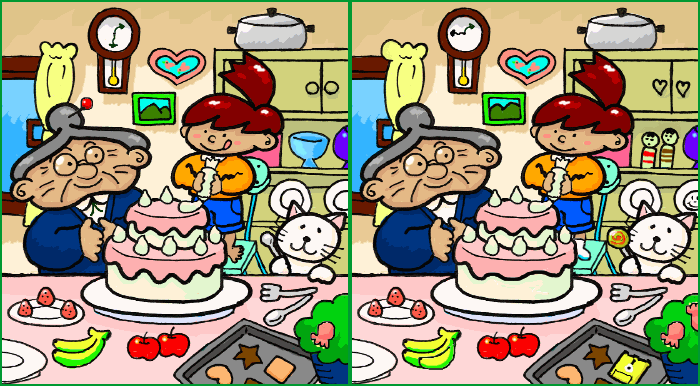
%> input picture image/spot_the_difference.png, 700 x 386 px
$ octave Tu2_find_difference_v2.m   (GNU Octave 9; MATLAB toolbox functions it lacks are replaced by stand-ins)
%> lines starting %> are read from the running program, lines starting %| are printed output that depends on the picture; in (x1, y1, x2, y2) boxes, pixels count from 0 and x2, y2 are one past the last pixel; in counts of white or black regions, pixels touching at a corner belong together; the program's own positions count from 1
%% Activity 2: Spot the Difference
%% 找不同
clc;close all;clear all;
f = imread('spot_the_difference.png');
%> f is the input picture: size 386x700x3 uint8; mean R, G, B 160.1, 151.1, 125.4
[M,N,D] = size(f);
%> M = 386; N = 700; D = 3
im1 = f(:,1:N/2,:);
im2 = f(:,N/2+1:end,:);
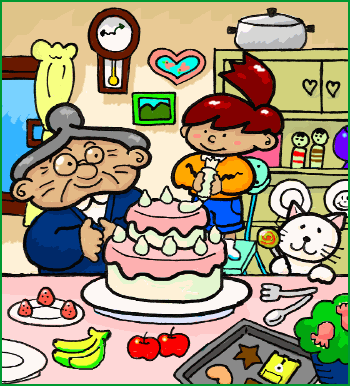
%> im2: size 386x350x3 uint8; mean R, G, B 160.6, 151.1, 124.8
% [4 lines of commented-out code are left out]

im_diff=im1-im2;
im_diff=rgb2gray(im_diff);%change into grayscale,(in range double[0,255])
%> im_diff: size 386x350 uint8
im_diff=im_diff>40;%要转换为double类型进行计算，如用uint8，可能数据溢出
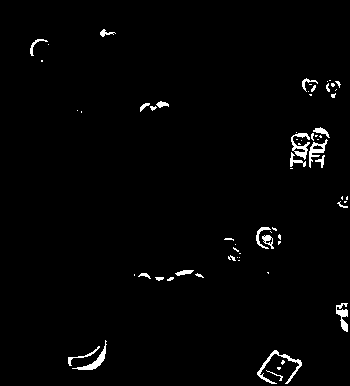
%> im_diff: size 386x350 logical; 1.7% white; 67 white regions (41 under 20 px), largest, box (x1, y1, x2, y2) and area: (257, 350, 302, 384) 288, (291, 133, 310, 160) 213, (72, 340, 107, 370) 207
im_diff=cat(3,im_diff*255,zeros(size(im_diff)),zeros(size(im_diff)));
%> im_diff: size 386x350x3 double
% 这里决定了im_diff转为rgb模式后，仅有r区有值
%Concatenate arrays,which 3 is number of dimension.
im_diff = uint8(im_diff);%change into uint8scale
%> im_diff: size 386x350x3 uint8
% im_diff = imlincomb(0.4,im1,10,im_diff,'uint8');
im_diff1 = im_diff;
im_diff = imlincomb(0.5,im1,0.5,im_diff,'uint8');
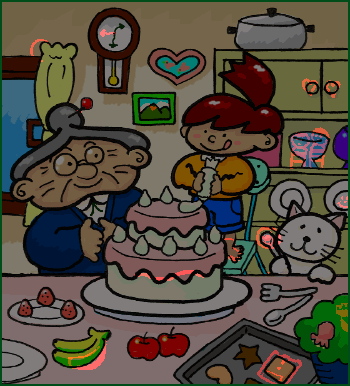
%> im_diff: size 386x350x3 uint8; mean R, G, B 82.2, 75.8, 63.3
figure;
subplot(1,3,1);imshow(im1);
subplot(1,3,2);imshow(im2);
subplot(1,3,3);imshow(im_diff)


%% 连通区域
clc;close all;clear all;
f = imread('spot_the_difference.png');
[M,N,D] = size(f);
img1 = f(:,1:N/2,:);
img2 = f(:,N/2+1:end,:);

% calculate the size
img1_size = size(img1);
%> img1_size = [386 350 3]
img2_size = size(img2);
%> img2_size = [386 350 3]

% 防止图像不匹配
if(~isequal(img1_size, img2_size))
    error('The two images must be the same size and shade of colour.');
end

% %计算图像差值
% kep_kulonbseg1 = img2 - img1;
% kep_kulonbseg2 = img1 - img2;
% %比如图像a和b，做a（3,3,2）-b（3,3，1），如果相减是个负数的话matla会自动处理为0,
% kep_kulonbseg = kep_kulonbseg1 + kep_kulonbseg2;

% 计算图像差值
im_diff = img1 - img2;
figure;imshow(im_diff)
% 转换为灰度值
gray_diff = rgb2gray(im_diff);

%使用 graythresh 计算阈值。阈值归一化至范围 [0, 1]。
treshold = graythresh(gray_diff);
%> treshold = 0.278
% treshold = 0.4;%也可以自己设定阈值
%使用阈值将图像转换为二值图像。
BW = imbinarize(gray_diff,treshold);
%> BW: size 386x350 logical; 1.4% white in thin lines or dots, all inside (x1, y1, x2, y2) = (30, 29, 348, 384)
figure;imshow(BW)
%在二值图像旁边显示原始图像。
figure;imshowpair(gray_diff,BW,'montage')
%> after `imshowpair(gray_diff,BW,'montage')`:
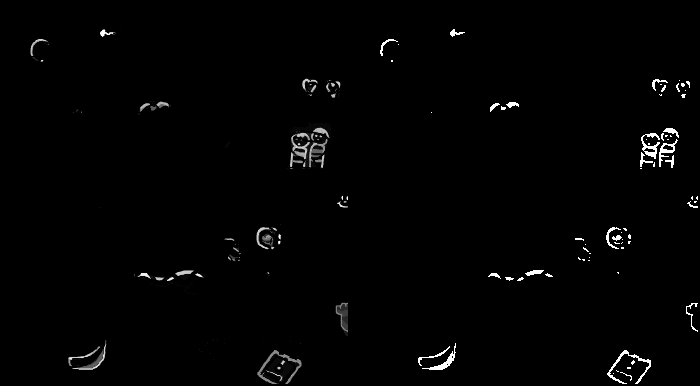
%> displayed picture: size 386x700, on the screen's scale of 0 to 255; min 0, max 255, mean 3

%用imdilate函数对二值图进行膨胀，修正连通区域。
BW_inflation= imdilate(BW,strel('disk',7));
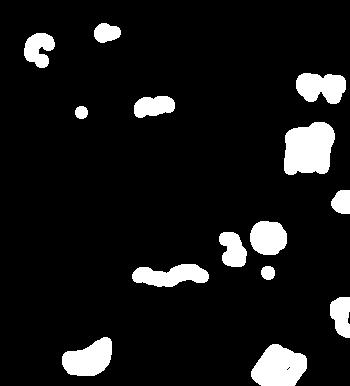
%> BW_inflation: size 386x350 logical; 9.3% white; 14 white regions
figure;imshow(BW_inflation);
connect_area = bwlabel(BW_inflation,8);
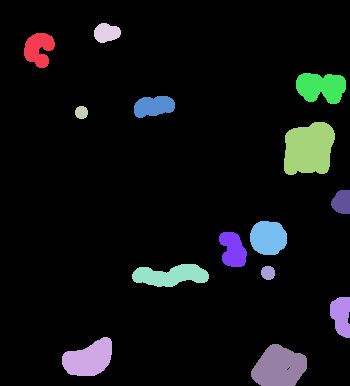
%> connect_area: size 386x350 double; 15 distinct labels, from 0 to 14; one colour per label, 0 black
connect_num =  bwconncomp(BW_inflation)
%> connect_num = 14 connected components
%对二维二值图像中的连通分量进行标注
%详见参考资料：https://ww2.mathworks.cn/help/images/ref/bwlabel.html?searchHighlight=bwlabel&s_tid=srchtitle#bupqqy6-1-n
stat = regionprops(connect_area, 'BoundingBox');
%> stat = 14 regions; largest, box (x1, y1, x2, y2): (284, 122, 335, 175), (251, 344, 307, 386), (62, 337, 112, 376), (132, 264, 209, 287), (296, 73, 346, 104)
% 获取连通区域的属性
figure
subplot(1,2,1),
imshow(img1);
title('image 1');

%用矩形框出连通区域
subplot(1,2,2),
imshow(img2);
title('image 2');
for k = 1:size(stat)
    rectangle('Position', stat(k).BoundingBox, 'EdgeColor','r','LineWidth',1);
end
%> this loop made 14 passes
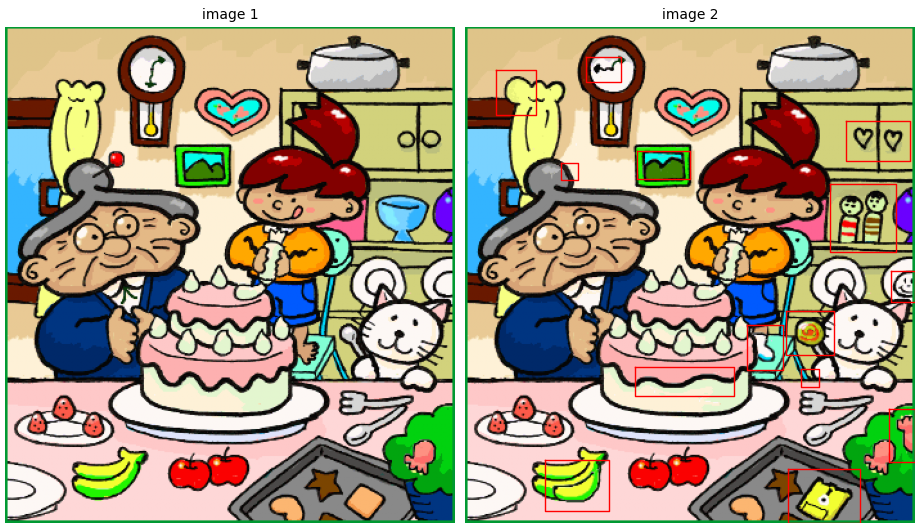
%> figure redrawn from the program's plot data, 2 panels
